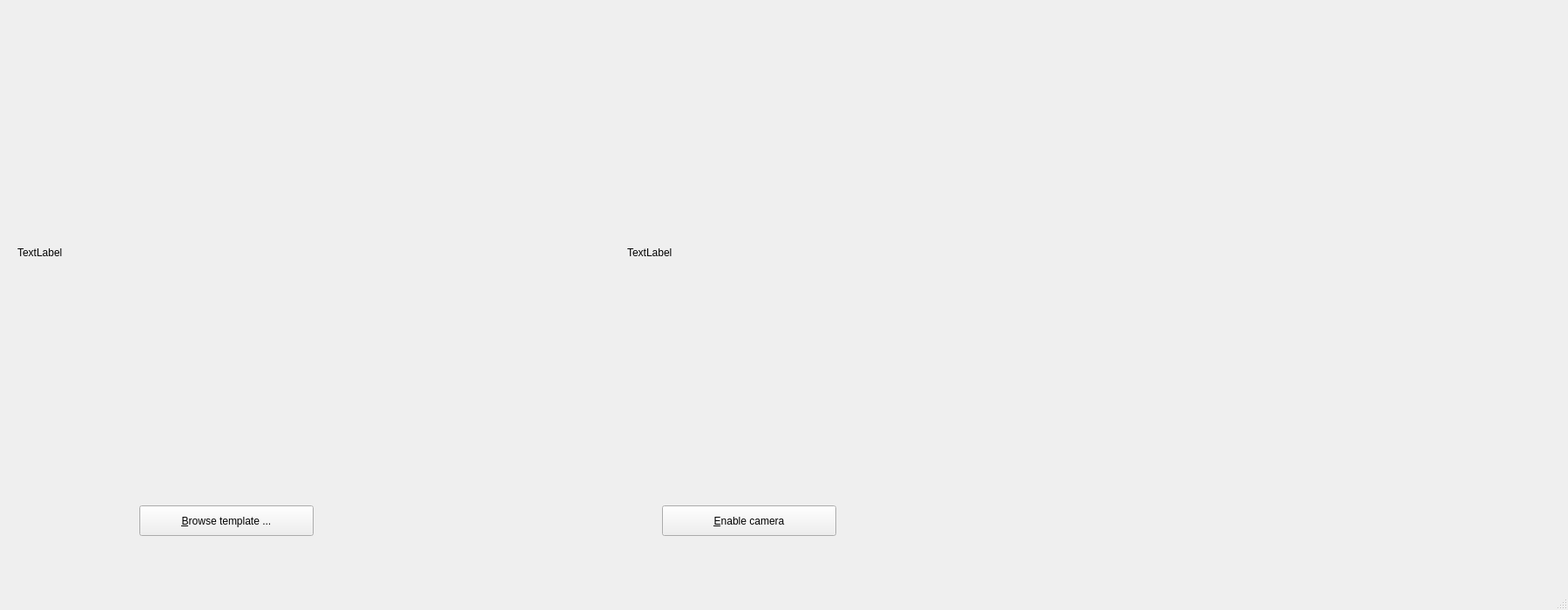
<?xml version="1.0" encoding="UTF-8"?>
<ui version="4.0">
 <class>MainWindow</class>
 <widget class="QMainWindow" name="MainWindow">
  <property name="geometry">
   <rect>
    <x>0</x>
    <y>0</y>
    <width>1800</width>
    <height>700</height>
   </rect>
  </property>
  <property name="windowTitle">
   <string>SIFT Demo</string>
  </property>
  <widget class="QWidget" name="centralwidget">
   <widget class="QPushButton" name="browse_button">
    <property name="geometry">
     <rect>
      <x>160</x>
      <y>580</y>
      <width>200</width>
      <height>35</height>
     </rect>
    </property>
    <property name="text">
     <string>&amp;Browse template ...</string>
    </property>
   </widget>
   <widget class="QPushButton" name="toggle_cam_button">
    <property name="geometry">
     <rect>
      <x>760</x>
      <y>580</y>
      <width>200</width>
      <height>35</height>
     </rect>
    </property>
    <property name="text">
     <string>&amp;Enable camera</string>
    </property>
   </widget>
   <widget class="QLabel" name="live_image_label">
    <property name="geometry">
     <rect>
      <x>720</x>
      <y>20</y>
      <width>1150</width>
      <height>540</height>
     </rect>
    </property>
    <property name="text">
     <string>TextLabel</string>
    </property>
   </widget>
   <widget class="QLabel" name="template_label">
    <property name="geometry">
     <rect>
      <x>20</x>
      <y>40</y>
      <width>700</width>
      <height>500</height>
     </rect>
    </property>
    <property name="text">
     <string>TextLabel</string>
    </property>
   </widget>
  </widget>
  <widget class="QMenuBar" name="menubar">
   <property name="geometry">
    <rect>
     <x>0</x>
     <y>0</y>
     <width>800</width>
     <height>23</height>
    </rect>
   </property>
  </widget>
  <widget class="QStatusBar" name="statusbar"/>
 </widget>
 <resources/>
 <connections/>
</ui>
